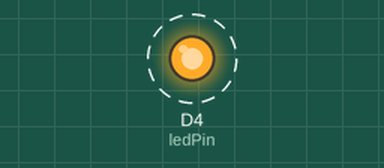
A sketch run on a simulated ESP8266 (NodeMCU). Parts: output pins drawn as LEDs (lit = HIGH). Dashed ring = blinking. WiFi joins after 1.5 s; servers stay silent unless stated; what the sketch prints to the serial monitor is not drawn.

Above: at 2.0 s.
Timing chart, 0 to 4.5 s (numbered marks = the images above):
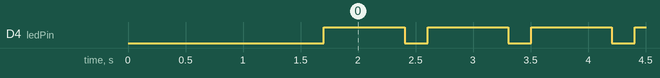

The sketch:

ws11a_OTA_telnet_out.ino
```cpp
#include <ESP8266WiFi.h>
#include <ESP8266mDNS.h>
#include <WiFiUdp.h>
#include <ArduinoOTA.h>

WiFiServer telnetServer(23);
WiFiClient telnetClient;

const char* ssid = "NK-Ssss";
const char* password = "ss1111";

int ledPin = D4;
int counter;

void setup() {
  pinMode(ledPin, OUTPUT); // kob
  telnetServer.begin();
  telnetServer.setNoDelay(true);

  Serial.begin(115200);
  Serial.println("Booting");
  WiFi.mode(WIFI_STA);
  WiFi.begin(ssid, password);
  while (WiFi.waitForConnectResult() != WL_CONNECTED) {
    Serial.println("Connection Failed! Rebooting...");
    delay(5000);
    ESP.restart();
  }

  // Port defaults to 8266
  // ArduinoOTA.setPort(8266);

  // Hostname defaults to esp8266-[ChipID]
   ArduinoOTA.setHostname("myesp8266"); //kob

  // No authentication by default
  // ArduinoOTA.setPassword((const char *)"123"); // kob

  ArduinoOTA.onStart([]() {
    Serial.println("Start");
  });
  ArduinoOTA.onEnd([]() {
    Serial.println("\nEnd");
  });
  ArduinoOTA.onProgress([](unsigned int progress, unsigned int total) {
    Serial.printf("Progress: %u%%\r", (progress / (total / 100)));
  });
  ArduinoOTA.onError([](ota_error_t error) {
    Serial.printf("Error[%u]: ", error);
    if (error == OTA_AUTH_ERROR) Serial.println("Auth Failed");
    else if (error == OTA_BEGIN_ERROR) Serial.println("Begin Failed");
    else if (error == OTA_CONNECT_ERROR) Serial.println("Connect Failed");
    else if (error == OTA_RECEIVE_ERROR) Serial.println("Receive Failed");
    else if (error == OTA_END_ERROR) Serial.println("End Failed");
  });
  ArduinoOTA.begin();
  Serial.println("Ready");
  Serial.print("IP address: ");
  Serial.println(WiFi.localIP());
}

void loop() {
  ArduinoOTA.handle();

  digitalWrite(ledPin, LOW);   // kob
  delay(200);
  digitalWrite(ledPin, HIGH);
  delay(500);

  counter++;
  Serial.println(counter);

  // look for Client connect trial
  if (telnetServer.hasClient()) {
    if (!telnetClient || !telnetClient.connected()) {
      if (telnetClient) {
        telnetClient.stop();
        Serial.println("Telnet Client Stop");
      }
      telnetClient = telnetServer.available();
      Serial.println("New Telnet client");
      telnetClient.flush();  // clear input buffer, else you get strange characters
    }
  }

  if (telnetClient && telnetClient.connected()){
    telnetClient.print("Counter -> ");
    telnetClient.println(counter);
  }
  delay(200);
}
```

Measured:
- by itself, D4 (ledPin): alternates HIGH for 0.70 s and LOW for 0.20 s
